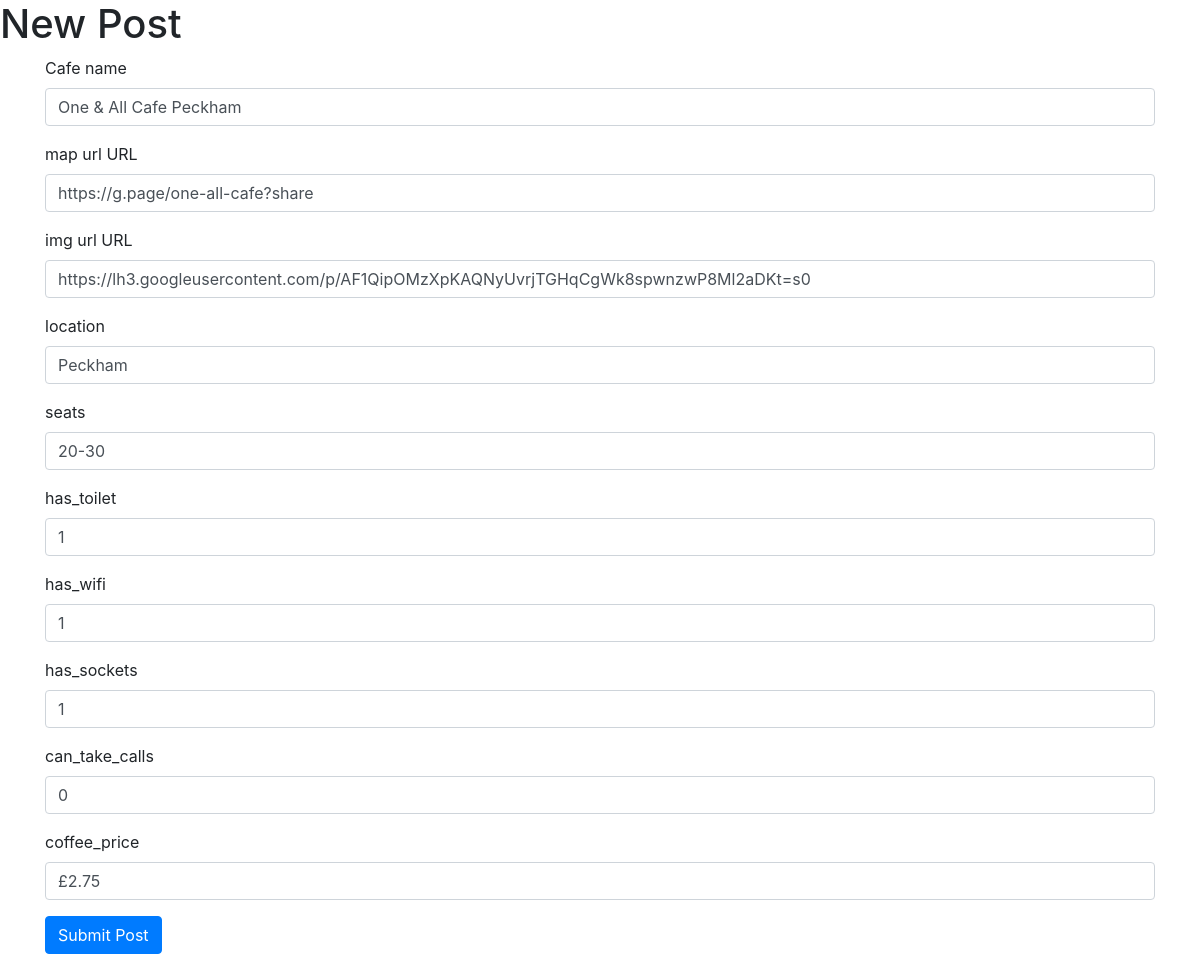
Screenshot of /edit-post/3 with the database file from the repository.
### app.py (models this page shows)
class Cafe(database.Model):
    id = database.Column(database.Integer, primary_key=True)
    name = database.Column(database.String(250), unique=True, nullable=False)
    map_url = database.Column(database.String(500), nullable=False)
    img_url = database.Column(database.String(500), nullable=False)
    location = database.Column(database.String(250), nullable=False)
    seats = database.Column(database.String(250), nullable=False)
    has_toilet = database.Column(database.String(250), nullable=False)
    has_wifi = database.Column(database.String(250), nullable=False)
    has_sockets = database.Column(database.String(250), nullable=False)
    can_take_calls = database.Column(database.String(250), nullable=False)
    coffee_price = database.Column(database.String(250), nullable=True)

### app.py (the view, shortened to what this page needs)
@app.route("/edit-post/<int:cafe_id>", methods=["POST", "GET"])
def edit_post(cafe_id):
    post = Cafe.query.get(cafe_id)
    edit_form = CreatePostForm(
        name=post.name,
        map_url=post.map_url,
        img_url=post.img_url,
        location=post.location,
        seats=post.seats,
        has_toilet=post.has_toilet,
        has_wifi=post.has_wifi,
        has_sockets=post.has_sockets,
        can_take_calls=post.can_take_calls,
        coffee_price=post.coffee_price
    )
    return render_template("edit.html", form=edit_form)

### app.py
class CreatePostForm(FlaskForm):
    name = StringField("Cafe name", validators=[DataRequired()])
    map_url = StringField("map url URL", validators=[DataRequired()])
    img_url = StringField("img url URL", validators=[DataRequired()])
    location = StringField("location", validators=[DataRequired()])
    seats = StringField("seats", validators=[DataRequired()])
    has_toilet = StringField("has_toilet", validators=[DataRequired()])
    has_wifi = StringField("has_wifi", validators=[DataRequired()])
    has_sockets = StringField("has_sockets", validators=[DataRequired()])
    can_take_calls = StringField("can_take_calls", validators=[DataRequired()])
    coffee_price = StringField("coffee_price", validators=[DataRequired()])
    submit = SubmitField("Submit Post")

### templates/edit.html (shortened to what this page needs)
<!DOCTYPE html>
<html lang="en">
<head>
    <link href="{{ url_for('static', filename='vendor/bootstrap/css/bootstrap.min.css') }}" rel="stylesheet">
</head>
<body>
{% import "bootstrap/wtf.html" as wtf %}
    <div>
        <h1>New Post</h1>
    </div>
    <div class="container">
        {{ wtf.quick_form(form, novalidate=True, button_map={"submit": "primary"}) }}
    </div>
</body>
</html>

### rows the page displays
Cafe: name "One & All Cafe Peckham", map_url "https://g.page/one-all-cafe?share", img_url "https://lh3.googleusercontent.com/p/AF1QipOMzXpKAQNyUvrjTGHqCgWk8spwnzwP8Ml2aDKt=s0", location "Peckham", seats "20-30", has_toilet "1", has_wifi "1", has_sockets "1", can_take_calls "0", coffee_price "£2.75"
